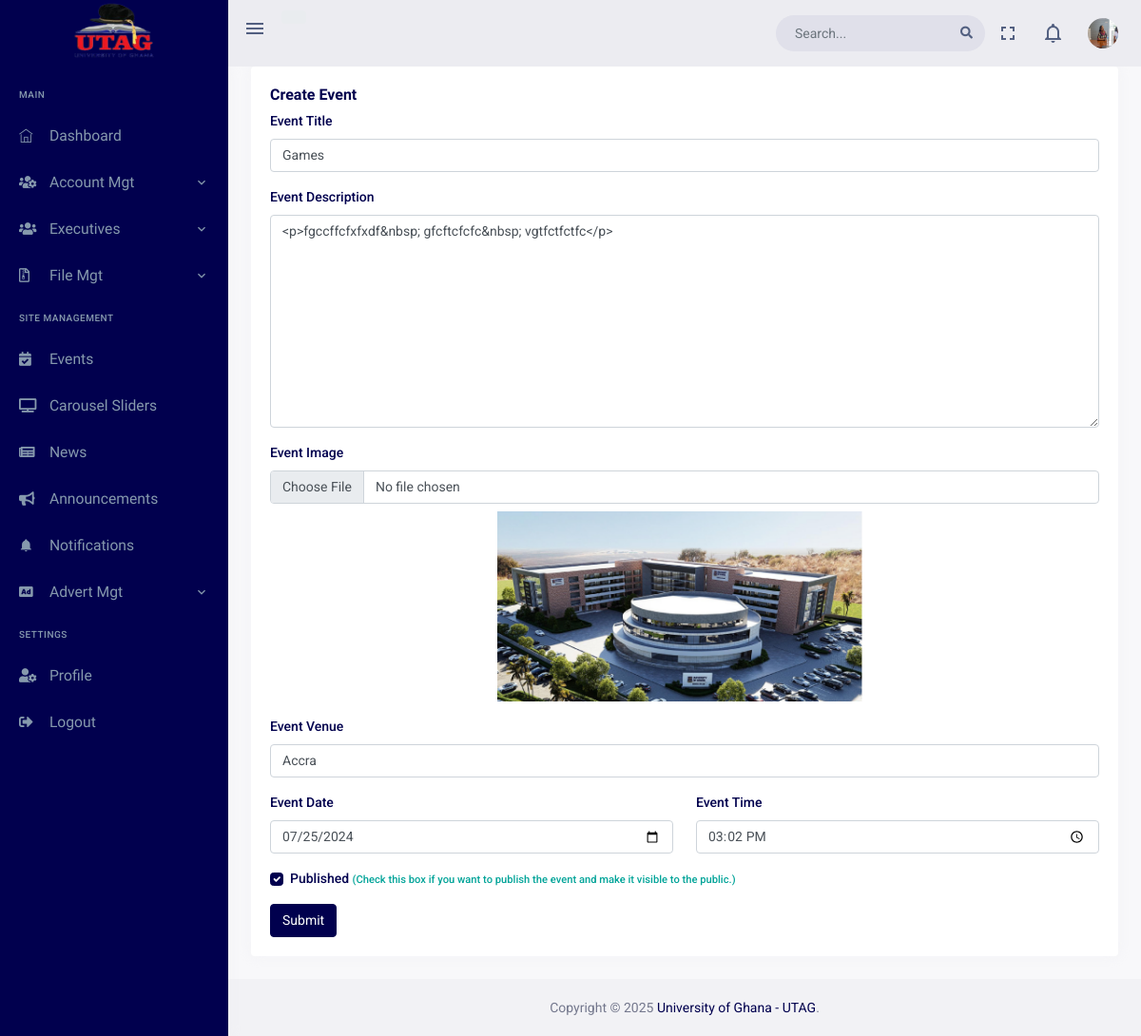
/dashboard/events/update/1 (signed in), run on the app's committed database.
### accounts/models.py (models this page shows, shortened)
class User(AbstractBaseUser, PermissionsMixin):
    TITLE_CHOICES = (
        ('Prof.', 'Prof.'),
        ('Dr.', 'Dr.'),
        ('Mr.', 'Mr.'),
        ('Mrs.', 'Mrs.'),
    )
    GENDER_CHOICES = (
        ('Male', 'Male'),
        ('Female', 'Female')
    )
    EXECUTIVE_POSITION_CHOICES = (
        ('President', 'President'),
        ('Vice President', 'Vice President'),
        ('Secretary', 'Secretary'),
        ('Treasurer', 'Treasurer'),
        ('Committee Member', 'Committee Member'),
    )
    title = models.CharField(max_length=5, choices=TITLE_CHOICES)
    first_name = models.CharField(max_length=30)
    other_name = models.CharField(max_length=30, blank=True, null=True)
    last_name = models.CharField(max_length=30)
    gender = models.CharField(max_length=10, choices=GENDER_CHOICES)
    profile_pic = models.ImageField(upload_to='profile_pictures/', blank=True, null=True)
    email = models.EmailField(unique=True)
    email_sent = models.BooleanField(default=False)
    phone_number = models.CharField(max_length=15, blank=True, null=True)
    department = models.CharField(max_length=50, blank=True, null=True)
    created_from_dashboard = models.BooleanField(default=False)
    created_by = models.ForeignKey('self', on_delete=models.CASCADE, blank=True, null=True)
    is_bulk_creation = models.BooleanField(default=False)
    created_at = models.DateTimeField(auto_now_add=True)
    updated_at = models.DateTimeField(auto_now=True)
    is_staff = models.BooleanField(default=False)
    is_superuser = models.BooleanField(default=False)
    executive_image = models.ImageField(upload_to='executive_images/', blank=True, null=True)
    executive_position = models.CharField(max_length=30, choices=EXECUTIVE_POSITION_CHOICES, blank=True, null=True)
    fb_profile_url = models.URLField(blank=True, null=True)
    twitter_profile_url = models.URLField(blank=True, null=True)
    linkedin_profile_url = models.URLField(blank=True, null=True)
    date_appointed = models.DateField(null=True, blank=True)
    date_ended = models.DateField(null=True, blank=True)
    is_active_executive = models.BooleanField(default=False)
    objects = UserManager()
    USERNAME_FIELD = 'email'
    REQUIRED_FIELDS = ['title', 'first_name', 'last_name', 'gender']
    def get_full_name(self):
        if self.other_name:
            return f'{self.title} {self.first_name} {self.other_name} {self.last_name}'
        else:
            return f'{self.title} {self.first_name} {self.last_name}'
    def get_profile_pic_url(self):
        return self.profile_pic.url if self.profile_pic else '/static/dashboard/assets/images/users/profile.png'
    class Meta:
        permissions = [
        ('view_dashboard', 'Can view dashboard'),
        ('add_admin', 'Can add admin'),
        ('change_admin', 'Can change admin'),
        ('delete_admin', 'Can delete admin'),
        ('view_admin', 'Can view admin'),
        ('add_executive', 'Can add executive'),
        ('change_executive', 'Can change executive'),
        ('delete_executive', 'Can delete executive'),
        ('view_executive', 'Can view executive'),
        ('add_member', 'Can add member'),
        ('change_member', 'Can change member'),
        ('delete_member', 'Can delete member'),
        ('view_member', 'Can view member'),
        ]

### dashboard/models.py (models this page shows, shortened)
class Event(models.Model):
    image = models.ImageField(upload_to='event_images/')
    title = models.CharField(max_length=100)
    event_slug = models.SlugField(max_length=100, blank=True, null=True)
    description = HTMLField()
    venue = models.CharField(max_length=100)
    date = models.DateField()
    time = models.TimeField()
    is_published = models.BooleanField(default=False)
    is_past_due = models.BooleanField(default=False)
    created_by = models.ForeignKey(settings.AUTH_USER_MODEL, on_delete=models.CASCADE)
    created_at = models.DateTimeField(auto_now_add=True)
    updated_at = models.DateTimeField(auto_now=True)

### dashboard/views/events.py (the view, shortened to what this page needs)
# urls.py: path('events/update/<int:event_id>',views.EventCreateUpdateView.as_view(), name='update_event'),
class EventCreateUpdateView(View):
    template_name = 'dashboard_pages/forms/create_update_event.html'
    @method_decorator(MustLogin)
    def get(self, request, event_id=None):
        notifications = Notification.objects.filter(user=request.user).order_by('-created_at')[:5]
        notification_count = Notification.objects.filter(user=request.user, status='UNREAD').count()
        if event_id:
            event = Event.objects.get(id=event_id)
            context = {
                'title': event.title,
                'description': event.description,
                'is_published': 'on' if event.is_published else 'off',
                'image': event.image,
                'venue': event.venue,
                'date': event.date,
                'time': event.time,
                'notifications':notifications,
                'notification_count': notification_count
            }
        else:
            context = {
                'is_published': 'off',
                'notifications':notifications,
                'notification_count': notification_count
            }
        return render(request, self.template_name, {'context': context})

### dashboard/templates/dashboard_pages/forms/create_update_event.html (shortened to what this page needs)
{% extends 'base/dashboard_base.html' %}
{% load static %}
{% block content %}
<div class="page-content">
  <div class="container-fluid">
    <div class="row">
      <div class="col-12">
        <div class="card">
          <div class="card-body">
            <div class="row align-items-center">
              <div class="col-md-8">
                <h4 class="card-title">
                  {% if Event.pk %}
                    Update Event
                  {% else %}
                    Create Event
                  {% endif %}
                </h4>
              </div>
            </div>
            <form id="EventForm" class="custom-validation" method="POST" enctype="multipart/form-data">
              <div class="mb-3">
                <label for="title" class="form-label">Event Title</label>
                <input type="text" class="form-control" id="title" name="title" value="{{ context.title }}" required>
              </div>
              <div class="mb-3">
                <label for="description" class="form-label">Event Description</label>
                <textarea class="form-control" id="description" name="description" rows="10">{{ context.description }}</textarea>
              </div>
              <div class="mb-3">
                <label for="image" class="form-label">Event Image</label>
                <input type="file" class="form-control" id="image" name="image" onchange="previewImage(this)">
                <div class="mt-2 d-flex justify-content-center">
                  <img id="oldImagePreview" src="{{ context.image.url }}" style="max-width: 100%; max-height: 200px; margin-right: 10px; {% if not context.image %}display: none;{% endif %}" />
                </div>
              </div>
              <div class="mb-3">
                <label for="venue" class="form-label">Event Venue</label>
                <input type="text" class="form-control" id="venue" name="venue" value="{{ context.venue }}" required>
              </div>
              <div class="row">
                <div class="mb-3 col-md-6">
                  <label for="date" class="form-label">Event Date</label>
                  <input type="date" class="form-control" id="date" name="date" value="{{ context.date|date:"Y-m-d" }}" required>
                </div>
                <div class="mb-3 col-md-6">
                  <label for="time" class="form-label">Event Time</label>
                  <input type="time" class="form-control" id="time" name="time" value="{{ context.time|time:"H:i" }}" required>
                </div>
              </div>
              <div class="mb-3 form-check">
                <input type="checkbox" class="form-check-input" id="isPublished" name="is_published" {% if context.is_published %}checked{% endif %}>
                <label class="form-check-label" for="isPublished">
                  Published
                  <small class="text-success">
                    (Check this box if you want to publish the event and make it visible to the public.)
                  </small>
                </label>
              </div>
              <button type="submit" class="btn btn-primary waves-effect waves-light me-1">Submit</button>
            </form>
          </div>
        </div>
      </div>
    </div>
  </div>
</div>
{% endblock %}
{% block my_styles %}
 <link href="{% static 'dashboard/assets/libs/datatables.net-bs4/css/dataTables.bootstrap4.min.css' %}" rel="stylesheet" type="text/css">
 <link href="{% static 'dashboard/assets/libs/datatables.net-buttons-bs4/css/buttons.bootstrap4.min.css' %}" rel="stylesheet" type="text/css">
 <link href="{% static 'dashboard/assets/libs/datatables.net-responsive-bs4/css/responsive.bootstrap4.min.css' %}" rel="stylesheet" type="text/css">
{% endblock my_styles %}

### dashboard/templates/includes/dash_header.html (shortened to what this page needs)
{% load static %}
<header id="page-topbar">
    <div class="navbar-header">
        <div class="d-flex">
            <div class="navbar-brand-box">
                <a href="{% url 'website:index' %}" class="logo logo-light">
                    <span class="logo-lg">
                        <img src="{% static 'dashboard/assets/images/utag_ug.png' %}" alt="" height="80">
                    </span>
                </a>
            </div>
            <button type="button" class="btn btn-sm px-3 font-size-24 header-item waves-effect" id="vertical-menu-btn">
                <i class="mdi mdi-menu"></i>
            </button>
            <div class="d-none d-sm-block">
                <div class="pt-3 d-inline-block">
                    {% if user.is_authenticated %}
                    <p class="btn btn-secondary">
                    </p>
                    {% endif %}
                </div>
            </div>
        </div>
        <div class="d-flex">
            <form class="app-search d-none d-lg-block">
                <div class="position-relative">
                    <input type="text" class="form-control" placeholder="Search...">
                    <span class="fa fa-search"></span>
                </div>
            </form>
            <div class="dropdown d-none d-lg-inline-block">
                <button type="button" class="btn header-item noti-icon waves-effect" data-bs-toggle="fullscreen">
                    <i class="mdi mdi-fullscreen"></i>
                </button>
            </div>
            <div class="dropdown d-inline-block">
                <button type="button" class="btn header-item noti-icon waves-effect" id="page-header-notifications-dropdown" data-bs-toggle="dropdown" aria-haspopup="true" aria-expanded="false">
                    <i class="mdi mdi-bell-outline"></i>
                </button>
            </div>
            <div class="dropdown d-inline-block">
                <button type="button" class="btn header-item waves-effect" id="page-header-user-dropdown" data-bs-toggle="dropdown" aria-haspopup="true" aria-expanded="false">
                    <img class="rounded-circle header-profile-user" src="{% if request.user.profile_pic %} {{ request.user.get_profile_pic_url }} {% else %} {% static 'dashboard/assets/images/users/profile.png' %} {% endif %}" alt="Header Avatar">
                </button>
            </div>
        </div>
    </div>
</header>

### data on the page
User: profile_pic (picture)
Event: title "Games", description "<p>fgccffcfxfxdf&nbsp; gfcftcfcfc&nbsp; vgtfctfctfc</p>", venue "Accra", date "07/25/2024", time "15:02"
